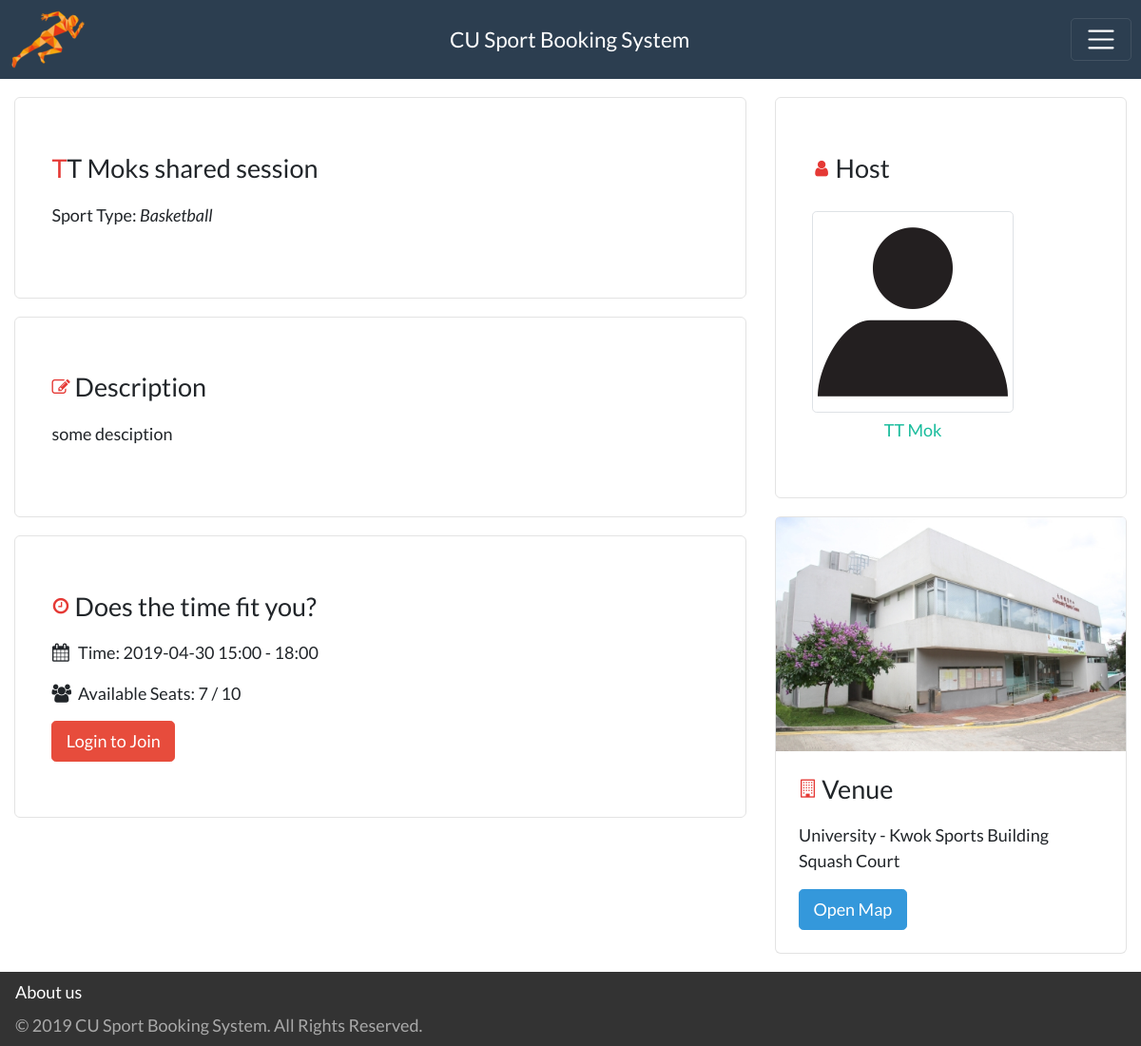
Page /index.php/session_share/id/8/10 on the earlier database version.
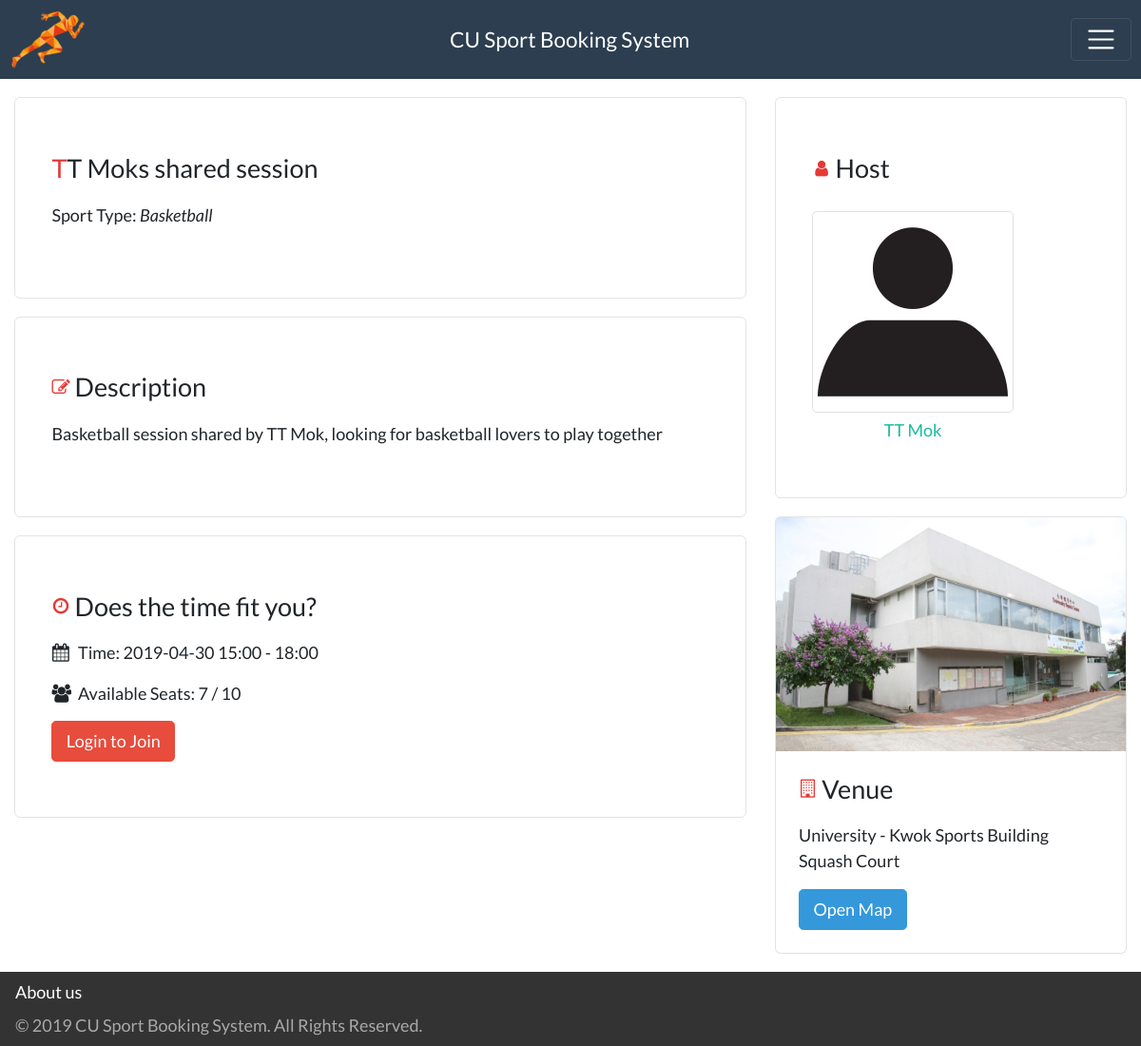
Same page on the later database version.
### tables this page shows
CREATE TABLE `shared_session` (
  `session_id` int(10) NOT NULL,
  `available_seats` int(3) NOT NULL,
  `description` varchar(256) NOT NULL
);

CREATE TABLE `session` (
  `session_id` int(10) NOT NULL,
  `start_time` datetime NOT NULL,
  `venue_id` int(2) NOT NULL
);

CREATE TABLE `user` (
  `email` varchar(256) NOT NULL,
  `password` varchar(16) NOT NULL,
  `username` varchar(256) NOT NULL,
  `first_name` varchar(256) NOT NULL,
  `last_name` varchar(256) NOT NULL,
  `icon` varchar(1024) NOT NULL DEFAULT 'default.png'
);

CREATE TABLE `college` (
  `college_id` int(2) NOT NULL,
  `name` varchar(256) NOT NULL,
  `image` varchar(256) DEFAULT 'default.png'
);

CREATE TABLE `venue` (
  `venue_id` int(2) NOT NULL,
  `name` varchar(256) NOT NULL,
  `map` text NOT NULL,
  `price` int(3) NOT NULL,
  `sports_id` int(2) NOT NULL,
  `college_id` int(2) NOT NULL
);

### application/controllers/session_share.php (called while the page is built, shortened)
<?php if ( ! defined('BASEPATH')) exit('No direct script access allowed');
class Session_share extends SBooking_Controller
{
  public function detail()
  {
    $this->load->model('Shared_session_model');
    $this->load->model('Share_model');
    $this->load->model('Session_model');
    $data = $this->getHeaderData();
    $start_session_id = $this->uri->segment(3);
    $end_session_id = $this->uri->segment(4);
    $end_session_time = 1+substr($this->Session_model->get_start_time($end_session_id)->start_time, 11, 2);
    $data['session'] = $this->Shared_session_model->get_shared_session_by_id($start_session_id);
    $data['end_time'] = $end_session_time;
    $data['seat_remain'] = $data['session']->seats - $this->Share_model->get_share_by_id($start_session_id, 1);
    $this->load->view('header', $data);
    $this->load->view('session_share_detail', $data);
    $this->load->view('footer');
  }
}
?>

### index.php (called while the page is built, shortened)
<?php
require_once BASEPATH.'core/CodeIgniter.php';

### application/models/Shared_session_model.php (called while the page is built, shortened)
<?php
class Shared_session_model extends CI_Model
{
    public function get_shared_session_by_id($session_id)
    {
      $this->db->select(
        "session.session_id,
        shared_session.available_seats AS seats,
        shared_session.description AS description,
        session.start_time AS start_time,
        reserve.email AS host_email,
        venue.name AS venue,
        venue.map AS map,
        college.name AS college,
        college.image AS college_image,
        sports.name AS sport,
        user.username AS host,
        user.icon AS host_icon,
        CONCAT(user.first_name, ' ', user.last_name) AS user_fullname,
        student.phone_no AS phone_no
        ");
      $this->db->from('shared_session');
      $this->db->join('session', 'session.session_id = shared_session.session_id');
      $this->db->join('venue', 'venue.venue_id = session.venue_id');
      $this->db->join('college', 'college.college_id = venue.college_id');
      $this->db->join('reserve', 'shared_session.session_id = reserve.session_id');
      $this->db->join('user', 'reserve.email = user.email');
      $this->db->join('sports', 'sports.sports_id = venue.sports_id');
      $this->db->join('student', 'student.email = user.email');
      $this->db->where('shared_session.session_id', $session_id);
      $this->db->where('session.start_time >', 'NOW()');
      $query = $this->db->get();
      return $query->result()[0];
    }
}
?>

### application/views/session_share_detail.php (the view, shortened to what this page needs)
<div class="wrapper">
    <section class="container-fluid">
        <div class="row mt-3">
            <div class="col-md-8">
                <div class="ss-title info-block mb-3">
                    <h4 class="title"><span
                                id="session-name"><?php echo $session->user_fullname . 's shared session'; ?></span>
                    </h4>
                    <p>
                        Sport Type:
                        <i>
                            <?php echo 'Basketball'; ?>
                        </i>
                    </p>
                </div>
                <div class="info-block mb-3">
                    <h4 class="title">
                        <i class="fa fa-pencil-square-o align-middle" aria-hidden="true"></i>
                        <span>Description</span>
                    </h4>
                    <p><?php echo $session->description; ?></p>
                </div>
                <div class="info-block mb-3">
                    <h4 class="title">
                        <i class="fa fa-clock-o align-middle" aria-hidden="true"></i>
                        <span>Does the time fit you?</span>
                    </h4>
                    <p>
                        <i style="margin-right: 5px;" class="fa fa-calendar" aria-hidden="true"></i>
                        <span>Time: <?php echo substr($session->start_time, 0, 16) . ' - ' . $end_time . ':00'; ?></span>
                    </p>
                    <p>
                        <i style="margin-right: 5px;" class="fa fa-users" aria-hidden="true"></i>
                        <span>Available Seats: <?php echo $seat_remain . " / " . $session->seats; ?></span>
                    </p>
                    <?php
                    if ($seat_remain == 0) {
                        echo '<p>FULL</p>';
                    } else {
                        if (isset($_SESSION['logged_in']) && $_SESSION['logged_in'] == TRUE) {
                            echo "<a href='" . $page_url . "session_share/id/" . $session->session_id . "/join' class='btn cu-btn btn-danger'>Claim Your Seat Now!</a>";
                        } else {
                            echo "<a href='" . $page_url . "login/login_main' class='btn cu-btn btn-danger'>Login to Join</a>";
                        }
                    }
                    ?>
                </div>
            </div>
            <div class="col-md-4">
                <div class="info-block mb-3">
                    <h4 class="title">
                        <i class="fa fa-user align-middle" aria-hidden="true"></i>
                        <span>Host</span>
                    </h4>
                        <div class="host row m-0">
                            <div class="host-container float-left mr-3">
                                <a href="<?php echo $page_url . "profile/" . $session->host; ?>" class="text-center mt-2">
                                    <img src="<?php echo base_url() . 'images/user/' . $session->host_icon; ?>" class="img-thumbnail mb-1" alt="profile pic">
                                    <br>
                                    <?php echo $session->user_fullname; ?>
                                </a>
                            </div>
                        </div>
                </div>
                <div class="card info-block mb-3" id="venue-preview">
                    <img src="<?php echo base_url() . 'images/college/' . $session->college_image; ?>"
                         class="card-img-top"
                         alt="Venue image">
                    <div class="card-body">
                        <h4 class="title">
                            <i class="fa fa-building-o align-center" aria-hidden="true"></i>
                            <span>Venue</span>
                        </h4>
                        <p>
                            <?php echo $session->college . " - " . $session->venue; ?>
                        </p>
                        <button type="button" class="btn btn-info" data-toggle="modal" data-target="#modalMap">Open
                            Map
                        </button>
                    </div>
                </div>
            </div>
        </div>
    </section>
</div>

### application/views/header.php (shortened to what this page needs)
<!DOCTYPE html>
<html>
<head>
    <?php foreach ($css_file as $file): ?>
        <link rel="stylesheet" href="<?php echo $file; ?>">
    <?php endforeach; ?>
</head>
<body>
<header>
    <nav class="navbar navbar-expand-lg navbar-dark bg-primary">
        <a href="<?php echo base_url(); ?>" class="d-none d-400-block">
            <img src="<?php echo base_url(); ?>images/logo_64px.png" class="d-inline-block align-top" alt=""
                 id="nav-icon">
        </a>
        <a class="navbar-brand" href="<?php echo base_url(); ?>">
            <span id="title">CU Sport Booking System</span>
        </a>
        <button class="navbar-toggler" type="button" data-toggle="collapse" data-target="#navbarSupportedContent"
                aria-controls="navbarSupportedContent" aria-expanded="false" aria-label="Toggle navigation">
            <span class="navbar-toggler-icon"></span>
        </button>
    </nav>
</header>

### application/views/footer.php (shortened to what this page needs)
        <footer>
            <div class="link-container">
                <div class="about">
                    <a href="<?php echo base_url(); ?>index.php/about_us">About us</a>
                </div>
            </div>
            <div class="copy-right">
                &copy; <?php echo date("Y");?> CU Sport Booking System. All Rights Reserved.
            </div>
        </footer>
    </body>
</html>

### styles/style.css (style rules this page uses)
html { color: #222; font-size: 1em; line-height: 1.4; }
audio, canvas, iframe, img, svg, video { vertical-align: middle; }

### styles/custom.css (style rules this page uses)
* { font-family: 'Lato', sans-serif; }
html { position: relative; height: 100%; min-height: 100vh; font-size: 1rem; }
@media (min-width: 576px) { html { font-size: 1.2rem; } }
@media (min-width: 768px) { html { font-size: 1.2rem; } }
@media (min-width: 992px) { html { font-size: 1.2rem; } }
body { height: 100%; }
.wrapper { min-height: 100vh; }

### styles/header.css (style rules this page uses)
nav { width: 100%; text-overflow: unset; }
@media (min-width: 992px) { header .navbar { padding: .5rem; } }
@media (max-width: 1200px) { header .navbar-expand-lg .navbar-toggler { display: unset; } }
@media (max-width: 1200px) { header .navbar-expand-lg { justify-content: space-between!important; } }
@media (min-width: 400px) { .d-400-block { display: block !important; } }
.navbar { z-index: 1; }

### styles/footer.css (style rules this page uses)
footer { position: relative; clear: both; width: auto; padding: 8px 16px; background: #333 !important; color: #a9a9a9; display: flex; align-items: flex-start; flex-direction: column; }
.link-container { display: flex; margin-bottom: 8px; }
.link-container > div { margin-right: 16px; }
footer a { color: #fff; }

### styles/session_share_detail.css (style rules this page uses)
p { margin-bottom: .8rem; }
#session-name::first-letter, .title > .fa { color: #e53935; }
.title { margin-bottom: 1rem; display: flex; align-items: center; }
.fa { font-size: 1rem; width: 1rem; height: 1rem; margin-right: 5px; }
.info-block { border-radius: 6px; border: solid 1px rgba(144, 144, 144, 0.25); padding: 3rem 2rem; }
.host-container { display: flex; flex-direction: column; }
#venue-preview { padding: 0; }

Differences in the rows shown:
changed shared_session "University": description "some desciption" → "Basketball session shared by TT Mok, looking for basketball lovers to play together"
